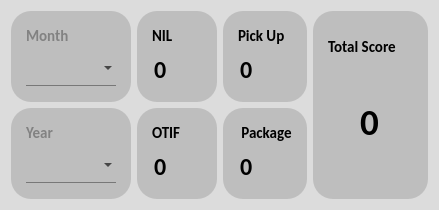
                <widget class="QWidget" name="widget_61" native="true">
                 <property name="minimumSize">
                  <size>
                   <width>0</width>
                   <height>0</height>
                  </size>
                 </property>
                 <property name="styleSheet">
                  <string notr="true">QWidget{
background-color:rgb(220,220,220);
 border-radius:20px
}</string>
                 </property>
                 <layout class="QGridLayout" name="gridLayout_58">
                  <item row="0" column="2">
                   <widget class="QWidget" name="widget_99" native="true">
                    <property name="styleSheet">
                     <string notr="true">QWidget{
background-color:rgb(190,190,190);
 border-radius:20px
}</string>
                    </property>
                    <layout class="QVBoxLayout" name="verticalLayout_74">
                     <property name="leftMargin">
                      <number>15</number>
                     </property>
                     <property name="topMargin">
                      <number>15</number>
                     </property>
                     <property name="rightMargin">
                      <number>15</number>
                     </property>
                     <property name="bottomMargin">
                      <number>15</number>
                     </property>
                     <item>
                      <widget class="QLabel" name="label_116">
                       <property name="minimumSize">
                        <size>
                         <width>0</width>
                         <height>17</height>
                        </size>
                       </property>
                       <property name="maximumSize">
                        <size>
                         <width>16777215</width>
                         <height>600</height>
                        </size>
                       </property>
                       <property name="font">
                        <font>
                         <family>Calibri</family>
                         <pointsize>11</pointsize>
                         <weight>75</weight>
                         <italic>false</italic>
                         <bold>true</bold>
                        </font>
                       </property>
                       <property name="text">
                        <string>Pick Up</string>
                       </property>
                       <property name="wordWrap">
                        <bool>true</bool>
                       </property>
                      </widget>
                     </item>
                     <item>
                      <widget class="QSpinBox" name="quality_pickup_input">
                       <property name="minimumSize">
                        <size>
                         <width>50</width>
                         <height>35</height>
                        </size>
                       </property>
                       <property name="maximumSize">
                        <size>
                         <width>16777215</width>
                         <height>16777215</height>
                        </size>
                       </property>
                       <property name="font">
                        <font>
                         <family>Calibri</family>
                         <pointsize>18</pointsize>
                         <weight>75</weight>
                         <bold>true</bold>
                        </font>
                       </property>
                       <property name="styleSheet">
                        <string notr="true">QSpinBox {
    border: none;
    border-radius: 0;
    background-color:transparent
;
}

</string>
                       </property>
                       <property name="maximum">
                        <number>10</number>
                       </property>
                      </widget>
                     </item>
                    </layout>
                   </widget>
                  </item>
                  <item row="0" column="5" rowspan="2">
                   <widget class="QWidget" name="widget_102" native="true">
                    <property name="styleSheet">
                     <string notr="true">QWidget{
background-color:rgb(190,190,190);
 border-radius:20px
}</string>
                    </property>
                    <layout class="QVBoxLayout" name="verticalLayout_75">
                     <property name="leftMargin">
                      <number>15</number>
                     </property>
                     <property name="topMargin">
                      <number>15</number>
                     </property>
                     <property name="rightMargin">
                      <number>15</number>
                     </property>
                     <property name="bottomMargin">
                      <number>15</number>
                     </property>
                     <item>
                      <widget class="QLabel" name="label_117">
                       <property name="minimumSize">
                        <size>
                         <width>0</width>
                         <height>30</height>
                        </size>
                       </property>
                       <property name="maximumSize">
                        <size>
                         <width>16777215</width>
                         <height>17</height>
                        </size>
                       </property>
                       <property name="font">
                        <font>
                         <family>Calibri</family>
                         <pointsize>11</pointsize>
                         <weight>75</weight>
                         <italic>false</italic>
                         <bold>true</bold>
                        </font>
                       </property>
                       <property name="text">
                        <string>Total Score</string>
                       </property>
                       <property name="wordWrap">
                        <bool>true</bool>
                       </property>
                      </widget>
                     </item>
                     <item>
                      <widget class="QSpinBox" name="total_score">
                       <property name="minimumSize">
                        <size>
                         <width>50</width>
                         <height>120</height>
                        </size>
                       </property>
                       <property name="maximumSize">
                        <size>
                         <width>16777215</width>
                         <height>16777215</height>
                        </size>
                       </property>
                       <property name="font">
                        <font>
                         <family>Calibri</family>
                         <pointsize>28</pointsize>
                         <weight>75</weight>
                         <bold>true</bold>
                        </font>
                       </property>
                       <property name="styleSheet">
                        <string notr="true">QSpinBox {
    border: none;

    border-radius: 0;
    background-color: transparent;
}

QSpinBox:disabled, QSpinBox:!focus {

}

/* Remove as setas */
QSpinBox::up-button, QSpinBox::down-button {
    width: 0;
    height: 0;
    border: none;
}</string>
                       </property>
                       <property name="alignment">
                        <set>Qt::AlignCenter</set>
                       </property>
                       <property name="readOnly">
                        <bool>true</bool>
                       </property>
                       <property name="maximum">
                        <number>1000</number>
                       </property>
                      </widget>
                     </item>
                    </layout>
                   </widget>
                  </item>
                  <item row="0" column="1">
                   <widget class="QWidget" name="widget_96" native="true">
                    <property name="styleSheet">
                     <string notr="true">QWidget{
background-color:rgb(190,190,190);
 border-radius:20px
}</string>
                    </property>
                    <layout class="QVBoxLayout" name="verticalLayout_73">
                     <property name="leftMargin">
                      <number>15</number>
                     </property>
                     <property name="topMargin">
                      <number>15</number>
                     </property>
                     <property name="rightMargin">
                      <number>15</number>
                     </property>
                     <property name="bottomMargin">
                      <number>15</number>
                     </property>
                     <item>
                      <widget class="QLabel" name="label_113">
                       <property name="minimumSize">
                        <size>
                         <width>0</width>
                         <height>17</height>
                        </size>
                       </property>
                       <property name="maximumSize">
                        <size>
                         <width>16777215</width>
                         <height>600</height>
                        </size>
                       </property>
                       <property name="font">
                        <font>
                         <family>Calibri</family>
                         <pointsize>11</pointsize>
                         <weight>75</weight>
                         <italic>false</italic>
                         <bold>true</bold>
                        </font>
                       </property>
                       <property name="text">
                        <string>NIL</string>
                       </property>
                       <property name="wordWrap">
                        <bool>true</bool>
                       </property>
                      </widget>
                     </item>
                     <item>
                      <widget class="QSpinBox" name="nil_input">
                       <property name="minimumSize">
                        <size>
                         <width>50</width>
                         <height>35</height>
                        </size>
                       </property>
                       <property name="maximumSize">
                        <size>
                         <width>16777215</width>
                         <height>16777215</height>
                        </size>
                       </property>
                       <property name="font">
                        <font>
                         <family>Calibri</family>
                         <pointsize>18</pointsize>
                         <weight>75</weight>
                         <bold>true</bold>
                        </font>
                       </property>
                       <property name="styleSheet">
                        <string notr="true">QSpinBox {
    border: none;
    border-radius: 0;
    background-color:transparent
;
}

</string>
                       </property>
                       <property name="maximum">
                        <number>10</number>
                       </property>
                      </widget>
                     </item>
                    </layout>
                   </widget>
                  </item>
                  <item row="1" column="1">
                   <widget class="QWidget" name="widget_98" native="true">
                    <property name="styleSheet">
                     <string notr="true">QWidget{
background-color:rgb(190,190,190);
 border-radius:20px
}</string>
                    </property>
                    <layout class="QVBoxLayout" name="verticalLayout_69">
                     <property name="leftMargin">
                      <number>15</number>
                     </property>
                     <property name="topMargin">
                      <number>15</number>
                     </property>
                     <property name="rightMargin">
                      <number>15</number>
                     </property>
                     <property name="bottomMargin">
                      <number>15</number>
                     </property>
                     <item>
                      <widget class="QLabel" name="label_114">
                       <property name="minimumSize">
                        <size>
                         <width>0</width>
                         <height>17</height>
                        </size>
                       </property>
                       <property name="maximumSize">
                        <size>
                         <width>16777215</width>
                         <height>600</height>
                        </size>
                       </property>
                       <property name="font">
                        <font>
                         <family>Calibri</family>
                         <pointsize>11</pointsize>
                         <weight>75</weight>
                         <italic>false</italic>
                         <bold>true</bold>
                        </font>
                       </property>
                       <property name="text">
                        <string>OTIF</string>
                       </property>
                       <property name="wordWrap">
                        <bool>true</bool>
                       </property>
                      </widget>
                     </item>
                     <item>
                      <widget class="QSpinBox" name="otif_input">
                       <property name="minimumSize">
                        <size>
                         <width>50</width>
                         <height>35</height>
                        </size>
                       </property>
                       <property name="maximumSize">
                        <size>
                         <width>16777215</width>
                         <height>16777215</height>
                        </size>
                       </property>
                       <property name="font">
                        <font>
                         <family>Calibri</family>
                         <pointsize>18</pointsize>
                         <weight>75</weight>
                         <bold>true</bold>
                        </font>
                       </property>
                       <property name="styleSheet">
                        <string notr="true">QSpinBox {
    border: none;
    border-radius: 0;
    background-color:transparent
;
}

</string>
                       </property>
                       <property name="maximum">
                        <number>10</number>
                       </property>
                      </widget>
                     </item>
                    </layout>
                   </widget>
                  </item>
                  <item row="1" column="2">
                   <widget class="QWidget" name="widget_100" native="true">
                    <property name="styleSheet">
                     <string notr="true">QWidget{
background-color:rgb(190,190,190);
 border-radius:20px
}</string>
                    </property>
                    <layout class="QVBoxLayout" name="verticalLayout_72">
                     <property name="leftMargin">
                      <number>15</number>
                     </property>
                     <property name="topMargin">
                      <number>15</number>
                     </property>
                     <property name="rightMargin">
                      <number>15</number>
                     </property>
                     <property name="bottomMargin">
                      <number>15</number>
                     </property>
                     <item>
                      <widget class="QLabel" name="label_115">
                       <property name="minimumSize">
                        <size>
                         <width>0</width>
                         <height>17</height>
                        </size>
                       </property>
                       <property name="maximumSize">
                        <size>
                         <width>16777215</width>
                         <height>600</height>
                        </size>
                       </property>
                       <property name="font">
                        <font>
                         <family>Calibri</family>
                         <pointsize>11</pointsize>
                         <weight>75</weight>
                         <italic>false</italic>
                         <bold>true</bold>
                        </font>
                       </property>
                       <property name="text">
                        <string> Package</string>
                       </property>
                       <property name="wordWrap">
                        <bool>true</bool>
                       </property>
                      </widget>
                     </item>
                     <item>
                      <widget class="QSpinBox" name="quality_package_input">
                       <property name="minimumSize">
                        <size>
                         <width>50</width>
                         <height>35</height>
                        </size>
                       </property>
                       <property name="maximumSize">
                        <size>
                         <width>16777215</width>
                         <height>16777215</height>
                        </size>
                       </property>
                       <property name="font">
                        <font>
                         <family>Calibri</family>
                         <pointsize>18</pointsize>
                         <weight>75</weight>
                         <bold>true</bold>
                        </font>
                       </property>
                       <property name="styleSheet">
                        <string notr="true">QSpinBox {
    border: none;
    border-radius: 0;
    background-color:transparent
;
}

</string>
                       </property>
                       <property name="maximum">
                        <number>10</number>
                       </property>
                      </widget>
                     </item>
                    </layout>
                   </widget>
                  </item>
                  <item row="0" column="0">
                   <widget class="QWidget" name="widget_94" native="true">
                    <property name="minimumSize">
                     <size>
                      <width>120</width>
                      <height>0</height>
                     </size>
                    </property>
                    <property name="maximumSize">
                     <size>
                      <width>100</width>
                      <height>16777215</height>
                     </size>
                    </property>
                    <property name="styleSheet">
                     <string notr="true">QWidget{
background-color:rgb(190,190,190);
 border-radius:20px
}</string>
                    </property>
                    <layout class="QVBoxLayout" name="verticalLayout_6">
                     <property name="leftMargin">
                      <number>15</number>
                     </property>
                     <property name="topMargin">
                      <number>15</number>
                     </property>
                     <property name="rightMargin">
                      <number>15</number>
                     </property>
                     <property name="bottomMargin">
                      <number>15</number>
                     </property>
                     <item>
                      <widget class="QLabel" name="label_9">
                       <property name="minimumSize">
                        <size>
                         <width>0</width>
                         <height>17</height>
                        </size>
                       </property>
                       <property name="maximumSize">
                        <size>
                         <width>16777215</width>
                         <height>17</height>
                        </size>
                       </property>
                       <property name="font">
                        <font>
                         <family>Calibri</family>
                         <pointsize>11</pointsize>
                         <weight>75</weight>
                         <bold>true</bold>
                        </font>
                       </property>
                       <property name="styleSheet">
                        <string notr="true">background-color:transparent;
color:rgb(130,130,130)</string>
                       </property>
                       <property name="text">
                        <string>Month</string>
                       </property>
                      </widget>
                     </item>
                     <item>
                      <widget class="QComboBox" name="month">
                       <property name="minimumSize">
                        <size>
                         <width>0</width>
                         <height>35</height>
                        </size>
                       </property>
                       <property name="font">
                        <font>
                         <family>Calibri</family>
                         <pointsize>18</pointsize>
                         <weight>75</weight>
                         <bold>true</bold>
                        </font>
                       </property>
                       <property name="styleSheet">
                        <string notr="true">QComboBox {
    border: none;
    border-bottom: 1px solid rgb(90, 54, 247);
    background-color: transparent;
}

QComboBox:disabled, QComboBox:!focus {
    border-bottom: 1px solid rgb(120, 120, 120);
}



</string>
                       </property>
                       <item>
                        <property name="text">
                         <string/>
                        </property>
                       </item>
                       <item>
                        <property name="text">
                         <string>1</string>
                        </property>
                       </item>
                       <item>
                        <property name="text">
                         <string>2</string>
                        </property>
                       </item>
                       <item>
                        <property name="text">
                         <string>3</string>
                        </property>
                       </item>
                       <item>
                        <property name="text">
                         <string>4</string>
                        </property>
                       </item>
                       <item>
                        <property name="text">
                         <string>5</string>
                        </property>
                       </item>
                       <item>
                        <property name="text">
                         <string>6</string>
                        </property>
                       </item>
                       <item>
                        <property name="text">
                         <string>7</string>
                        </property>
                       </item>
                       <item>
                        <property name="text">
                         <string>8</string>
                        </property>
                       </item>
                       <item>
                        <property name="text">
                         <string>9</string>
                        </property>
                       </item>
                       <item>
                        <property name="text">
                         <string>10</string>
                        </property>
                       </item>
                       <item>
                        <property name="text">
                         <string>11</string>
                        </property>
                       </item>
                       <item>
                        <property name="text">
                         <string>12</string>
                        </property>
                       </item>
                      </widget>
                     </item>
                    </layout>
                   </widget>
                  </item>
                  <item row="1" column="0">
                   <widget class="QWidget" name="widget_95" native="true">
                    <property name="minimumSize">
                     <size>
                      <width>120</width>
                      <height>0</height>
                     </size>
                    </property>
                    <property name="maximumSize">
                     <size>
                      <width>100</width>
                      <height>16777215</height>
                     </size>
                    </property>
                    <property name="styleSheet">
                     <string notr="true">QWidget{
background-color:rgb(190,190,190);
 border-radius:20px
}</string>
                    </property>
                    <layout class="QVBoxLayout" name="verticalLayout_7">
                     <property name="leftMargin">
                      <number>15</number>
                     </property>
                     <property name="topMargin">
                      <number>15</number>
                     </property>
                     <property name="rightMargin">
                      <number>15</number>
                     </property>
                     <property name="bottomMargin">
                      <number>15</number>
                     </property>
                     <item>
                      <widget class="QLabel" name="label_10">
                       <property name="minimumSize">
                        <size>
                         <width>0</width>
                         <height>17</height>
                        </size>
                       </property>
                       <property name="maximumSize">
                        <size>
                         <width>16777215</width>
                         <height>17</height>
                        </size>
                       </property>
                       <property name="font">
                        <font>
                         <family>Calibri</family>
                         <pointsize>11</pointsize>
                         <weight>75</weight>
                         <bold>true</bold>
                        </font>
                       </property>
                       <property name="styleSheet">
                        <string notr="true">background-color:transparent;
color:rgb(130,130,130)</string>
                       </property>
                       <property name="text">
                        <string>Year</string>
                       </property>
                      </widget>
                     </item>
                     <item>
                      <widget class="QComboBox" name="year">
                       <property name="minimumSize">
                        <size>
                         <width>0</width>
                         <height>35</height>
                        </size>
                       </property>
                       <property name="font">
                        <font>
                         <family>Calibri</family>
                         <pointsize>18</pointsize>
                         <weight>75</weight>
                         <bold>true</bold>
                        </font>
                       </property>
                       <property name="styleSheet">
                        <string notr="true">QComboBox {
    border: none;
    border-bottom: 1px solid rgb(90, 54, 247);;
    background-color: transparent;
}

QComboBox:disabled, QComboBox:!focus {
    border-bottom: 1px solid rgb(120, 120, 120);
}

</string>
                       </property>
                       <item>
                        <property name="text">
                         <string/>
                        </property>
                       </item>
                       <item>
                        <property name="text">
                         <string>2025</string>
                        </property>
                       </item>
                       <item>
                        <property name="text">
                         <string>2026</string>
                        </property>
                       </item>
                       <item>
                        <property name="text">
                         <string>2027</string>
                        </property>
                       </item>
                       <item>
                        <property name="text">
                         <string>2028</string>
                        </property>
                       </item>
                       <item>
                        <property name="text">
                         <string>2029</string>
                        </property>
                       </item>
                       <item>
                        <property name="text">
                         <string>2030</string>
                        </property>
                       </item>
                       <item>
                        <property name="text">
                         <string>2031</string>
                        </property>
                       </item>
                       <item>
                        <property name="text">
                         <string>2032</string>
                        </property>
                       </item>
                       <item>
                        <property name="text">
                         <string>2033</string>
                        </property>
                       </item>
                       <item>
                        <property name="text">
                         <string>2034</string>
                        </property>
                       </item>
                       <item>
                        <property name="text">
                         <string>2035</string>
                        </property>
                       </item>
                      </widget>
                     </item>
                    </layout>
                   </widget>
                  </item>
                 </layout>
                </widget>
